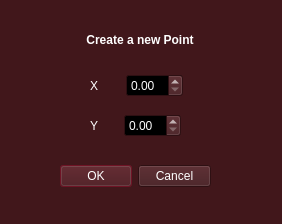
<?xml version="1.0" encoding="UTF-8"?>
<ui version="4.0">
 <class>Dialog</class>
 <widget class="QDialog" name="Dialog">
  <property name="geometry">
   <rect>
    <x>0</x>
    <y>0</y>
    <width>282</width>
    <height>224</height>
   </rect>
  </property>
  <property name="sizePolicy">
   <sizepolicy hsizetype="Fixed" vsizetype="Fixed">
    <horstretch>0</horstretch>
    <verstretch>0</verstretch>
   </sizepolicy>
  </property>
  <property name="minimumSize">
   <size>
    <width>282</width>
    <height>224</height>
   </size>
  </property>
  <property name="maximumSize">
   <size>
    <width>282</width>
    <height>224</height>
   </size>
  </property>
  <property name="palette">
   <palette>
    <active>
     <colorrole role="WindowText">
      <brush brushstyle="SolidPattern">
       <color alpha="255">
        <red>255</red>
        <green>255</green>
        <blue>255</blue>
       </color>
      </brush>
     </colorrole>
     <colorrole role="Button">
      <brush brushstyle="SolidPattern">
       <color alpha="255">
        <red>65</red>
        <green>23</green>
        <blue>27</blue>
       </color>
      </brush>
     </colorrole>
     <colorrole role="Light">
      <brush brushstyle="SolidPattern">
       <color alpha="255">
        <red>98</red>
        <green>34</green>
        <blue>41</blue>
       </color>
      </brush>
     </colorrole>
     <colorrole role="Midlight">
      <brush brushstyle="SolidPattern">
       <color alpha="255">
        <red>81</red>
        <green>28</green>
        <blue>34</blue>
       </color>
      </brush>
     </colorrole>
     <colorrole role="Dark">
      <brush brushstyle="SolidPattern">
       <color alpha="255">
        <red>33</red>
        <green>11</green>
        <blue>14</blue>
       </color>
      </brush>
     </colorrole>
     <colorrole role="Mid">
      <brush brushstyle="SolidPattern">
       <color alpha="255">
        <red>43</red>
        <green>15</green>
        <blue>18</blue>
       </color>
      </brush>
     </colorrole>
     <colorrole role="Text">
      <brush brushstyle="SolidPattern">
       <color alpha="255">
        <red>255</red>
        <green>255</green>
        <blue>255</blue>
       </color>
      </brush>
     </colorrole>
     <colorrole role="BrightText">
      <brush brushstyle="SolidPattern">
       <color alpha="255">
        <red>255</red>
        <green>255</green>
        <blue>255</blue>
       </color>
      </brush>
     </colorrole>
     <colorrole role="ButtonText">
      <brush brushstyle="SolidPattern">
       <color alpha="255">
        <red>255</red>
        <green>255</green>
        <blue>255</blue>
       </color>
      </brush>
     </colorrole>
     <colorrole role="Base">
      <brush brushstyle="SolidPattern">
       <color alpha="255">
        <red>0</red>
        <green>0</green>
        <blue>0</blue>
       </color>
      </brush>
     </colorrole>
     <colorrole role="Window">
      <brush brushstyle="SolidPattern">
       <color alpha="255">
        <red>65</red>
        <green>23</green>
        <blue>27</blue>
       </color>
      </brush>
     </colorrole>
     <colorrole role="Shadow">
      <brush brushstyle="SolidPattern">
       <color alpha="255">
        <red>0</red>
        <green>0</green>
        <blue>0</blue>
       </color>
      </brush>
     </colorrole>
     <colorrole role="Highlight">
      <brush brushstyle="SolidPattern">
       <color alpha="255">
        <red>139</red>
        <green>24</green>
        <blue>46</blue>
       </color>
      </brush>
     </colorrole>
     <colorrole role="Link">
      <brush brushstyle="SolidPattern">
       <color alpha="255">
        <red>255</red>
        <green>75</green>
        <blue>61</blue>
       </color>
      </brush>
     </colorrole>
     <colorrole role="AlternateBase">
      <brush brushstyle="SolidPattern">
       <color alpha="255">
        <red>32</red>
        <green>11</green>
        <blue>13</blue>
       </color>
      </brush>
     </colorrole>
     <colorrole role="ToolTipBase">
      <brush brushstyle="SolidPattern">
       <color alpha="255">
        <red>255</red>
        <green>255</green>
        <blue>220</blue>
       </color>
      </brush>
     </colorrole>
     <colorrole role="ToolTipText">
      <brush brushstyle="SolidPattern">
       <color alpha="255">
        <red>0</red>
        <green>0</green>
        <blue>0</blue>
       </color>
      </brush>
     </colorrole>
     <colorrole role="PlaceholderText">
      <brush brushstyle="SolidPattern">
       <color alpha="127">
        <red>255</red>
        <green>255</green>
        <blue>255</blue>
       </color>
      </brush>
     </colorrole>
     <colorrole role="Accent">
      <brush brushstyle="SolidPattern">
       <color alpha="255">
        <red>0</red>
        <green>0</green>
        <blue>0</blue>
       </color>
      </brush>
     </colorrole>
    </active>
    <inactive>
     <colorrole role="WindowText">
      <brush brushstyle="SolidPattern">
       <color alpha="255">
        <red>255</red>
        <green>255</green>
        <blue>255</blue>
       </color>
      </brush>
     </colorrole>
     <colorrole role="Button">
      <brush brushstyle="SolidPattern">
       <color alpha="255">
        <red>65</red>
        <green>23</green>
        <blue>27</blue>
       </color>
      </brush>
     </colorrole>
     <colorrole role="Light">
      <brush brushstyle="SolidPattern">
       <color alpha="255">
        <red>98</red>
        <green>34</green>
        <blue>41</blue>
       </color>
      </brush>
     </colorrole>
     <colorrole role="Midlight">
      <brush brushstyle="SolidPattern">
       <color alpha="255">
        <red>81</red>
        <green>28</green>
        <blue>34</blue>
       </color>
      </brush>
     </colorrole>
     <colorrole role="Dark">
      <brush brushstyle="SolidPattern">
       <color alpha="255">
        <red>33</red>
        <green>11</green>
        <blue>14</blue>
       </color>
      </brush>
     </colorrole>
     <colorrole role="Mid">
      <brush brushstyle="SolidPattern">
       <color alpha="255">
        <red>43</red>
        <green>15</green>
        <blue>18</blue>
       </color>
      </brush>
     </colorrole>
     <colorrole role="Text">
      <brush brushstyle="SolidPattern">
       <color alpha="255">
        <red>255</red>
        <green>255</green>
        <blue>255</blue>
       </color>
      </brush>
     </colorrole>
     <colorrole role="BrightText">
      <brush brushstyle="SolidPattern">
       <color alpha="255">
        <red>255</red>
        <green>255</green>
        <blue>255</blue>
       </color>
      </brush>
     </colorrole>
     <colorrole role="ButtonText">
      <brush brushstyle="SolidPattern">
       <color alpha="255">
        <red>255</red>
        <green>255</green>
        <blue>255</blue>
       </color>
      </brush>
     </colorrole>
     <colorrole role="Base">
      <brush brushstyle="SolidPattern">
       <color alpha="255">
        <red>0</red>
        <green>0</green>
        <blue>0</blue>
       </color>
      </brush>
     </colorrole>
     <colorrole role="Window">
      <brush brushstyle="SolidPattern">
       <color alpha="255">
        <red>65</red>
        <green>23</green>
        <blue>27</blue>
       </color>
      </brush>
     </colorrole>
     <colorrole role="Shadow">
      <brush brushstyle="SolidPattern">
       <color alpha="255">
        <red>0</red>
        <green>0</green>
        <blue>0</blue>
       </color>
      </brush>
     </colorrole>
     <colorrole role="Highlight">
      <brush brushstyle="SolidPattern">
       <color alpha="255">
        <red>139</red>
        <green>24</green>
        <blue>46</blue>
       </color>
      </brush>
     </colorrole>
     <colorrole role="Link">
      <brush brushstyle="SolidPattern">
       <color alpha="255">
        <red>255</red>
        <green>75</green>
        <blue>61</blue>
       </color>
      </brush>
     </colorrole>
     <colorrole role="AlternateBase">
      <brush brushstyle="SolidPattern">
       <color alpha="255">
        <red>32</red>
        <green>11</green>
        <blue>13</blue>
       </color>
      </brush>
     </colorrole>
     <colorrole role="ToolTipBase">
      <brush brushstyle="SolidPattern">
       <color alpha="255">
        <red>255</red>
        <green>255</green>
        <blue>220</blue>
       </color>
      </brush>
     </colorrole>
     <colorrole role="ToolTipText">
      <brush brushstyle="SolidPattern">
       <color alpha="255">
        <red>0</red>
        <green>0</green>
        <blue>0</blue>
       </color>
      </brush>
     </colorrole>
     <colorrole role="PlaceholderText">
      <brush brushstyle="SolidPattern">
       <color alpha="127">
        <red>255</red>
        <green>255</green>
        <blue>255</blue>
       </color>
      </brush>
     </colorrole>
     <colorrole role="Accent">
      <brush brushstyle="SolidPattern">
       <color alpha="255">
        <red>0</red>
        <green>0</green>
        <blue>0</blue>
       </color>
      </brush>
     </colorrole>
    </inactive>
    <disabled>
     <colorrole role="WindowText">
      <brush brushstyle="SolidPattern">
       <color alpha="255">
        <red>33</red>
        <green>11</green>
        <blue>14</blue>
       </color>
      </brush>
     </colorrole>
     <colorrole role="Button">
      <brush brushstyle="SolidPattern">
       <color alpha="255">
        <red>65</red>
        <green>23</green>
        <blue>27</blue>
       </color>
      </brush>
     </colorrole>
     <colorrole role="Light">
      <brush brushstyle="SolidPattern">
       <color alpha="255">
        <red>98</red>
        <green>34</green>
        <blue>41</blue>
       </color>
      </brush>
     </colorrole>
     <colorrole role="Midlight">
      <brush brushstyle="SolidPattern">
       <color alpha="255">
        <red>81</red>
        <green>28</green>
        <blue>34</blue>
       </color>
      </brush>
     </colorrole>
     <colorrole role="Dark">
      <brush brushstyle="SolidPattern">
       <color alpha="255">
        <red>33</red>
        <green>11</green>
        <blue>14</blue>
       </color>
      </brush>
     </colorrole>
     <colorrole role="Mid">
      <brush brushstyle="SolidPattern">
       <color alpha="255">
        <red>43</red>
        <green>15</green>
        <blue>18</blue>
       </color>
      </brush>
     </colorrole>
     <colorrole role="Text">
      <brush brushstyle="SolidPattern">
       <color alpha="255">
        <red>33</red>
        <green>11</green>
        <blue>14</blue>
       </color>
      </brush>
     </colorrole>
     <colorrole role="BrightText">
      <brush brushstyle="SolidPattern">
       <color alpha="255">
        <red>255</red>
        <green>255</green>
        <blue>255</blue>
       </color>
      </brush>
     </colorrole>
     <colorrole role="ButtonText">
      <brush brushstyle="SolidPattern">
       <color alpha="255">
        <red>33</red>
        <green>11</green>
        <blue>14</blue>
       </color>
      </brush>
     </colorrole>
     <colorrole role="Base">
      <brush brushstyle="SolidPattern">
       <color alpha="255">
        <red>65</red>
        <green>23</green>
        <blue>27</blue>
       </color>
      </brush>
     </colorrole>
     <colorrole role="Window">
      <brush brushstyle="SolidPattern">
       <color alpha="255">
        <red>65</red>
        <green>23</green>
        <blue>27</blue>
       </color>
      </brush>
     </colorrole>
     <colorrole role="Shadow">
      <brush brushstyle="SolidPattern">
       <color alpha="255">
        <red>0</red>
        <green>0</green>
        <blue>0</blue>
       </color>
      </brush>
     </colorrole>
     <colorrole role="Link">
      <brush brushstyle="SolidPattern">
       <color alpha="255">
        <red>255</red>
        <green>75</green>
        <blue>61</blue>
       </color>
      </brush>
     </colorrole>
     <colorrole role="AlternateBase">
      <brush brushstyle="SolidPattern">
       <color alpha="255">
        <red>65</red>
        <green>23</green>
        <blue>27</blue>
       </color>
      </brush>
     </colorrole>
     <colorrole role="ToolTipBase">
      <brush brushstyle="SolidPattern">
       <color alpha="255">
        <red>255</red>
        <green>255</green>
        <blue>220</blue>
       </color>
      </brush>
     </colorrole>
     <colorrole role="ToolTipText">
      <brush brushstyle="SolidPattern">
       <color alpha="255">
        <red>0</red>
        <green>0</green>
        <blue>0</blue>
       </color>
      </brush>
     </colorrole>
     <colorrole role="PlaceholderText">
      <brush brushstyle="SolidPattern">
       <color alpha="127">
        <red>33</red>
        <green>11</green>
        <blue>14</blue>
       </color>
      </brush>
     </colorrole>
     <colorrole role="Accent">
      <brush brushstyle="SolidPattern">
       <color alpha="255">
        <red>46</red>
        <green>16</green>
        <blue>19</blue>
       </color>
      </brush>
     </colorrole>
    </disabled>
   </palette>
  </property>
  <property name="windowTitle">
   <string>New Point</string>
  </property>
  <widget class="QDialogButtonBox" name="buttonBox">
   <property name="geometry">
    <rect>
     <x>60</x>
     <y>160</y>
     <width>151</width>
     <height>32</height>
    </rect>
   </property>
   <property name="sizePolicy">
    <sizepolicy hsizetype="Fixed" vsizetype="Fixed">
     <horstretch>0</horstretch>
     <verstretch>0</verstretch>
    </sizepolicy>
   </property>
   <property name="orientation">
    <enum>Qt::Orientation::Horizontal</enum>
   </property>
   <property name="standardButtons">
    <set>QDialogButtonBox::StandardButton::Cancel|QDialogButtonBox::StandardButton::Ok</set>
   </property>
  </widget>
  <widget class="QLabel" name="title">
   <property name="geometry">
    <rect>
     <x>65</x>
     <y>30</y>
     <width>150</width>
     <height>20</height>
    </rect>
   </property>
   <property name="sizePolicy">
    <sizepolicy hsizetype="Fixed" vsizetype="Fixed">
     <horstretch>0</horstretch>
     <verstretch>0</verstretch>
    </sizepolicy>
   </property>
   <property name="text">
    <string>&lt;html&gt;&lt;head/&gt;&lt;body&gt;&lt;p&gt;&lt;span style=&quot; font-weight:700;&quot;&gt;Create a new Point&lt;/span&gt;&lt;/p&gt;&lt;/body&gt;&lt;/html&gt;</string>
   </property>
   <property name="alignment">
    <set>Qt::AlignmentFlag::AlignCenter</set>
   </property>
  </widget>
  <widget class="QWidget" name="layoutWidget">
   <property name="geometry">
    <rect>
     <x>90</x>
     <y>110</y>
     <width>91</width>
     <height>31</height>
    </rect>
   </property>
   <property name="sizePolicy">
    <sizepolicy hsizetype="Fixed" vsizetype="Fixed">
     <horstretch>0</horstretch>
     <verstretch>0</verstretch>
    </sizepolicy>
   </property>
   <layout class="QHBoxLayout" name="horizontalLayout_3">
    <item>
     <widget class="QLabel" name="yLabel">
      <property name="text">
       <string>Y</string>
      </property>
     </widget>
    </item>
    <item>
     <spacer name="horizontalSpacer_2">
      <property name="orientation">
       <enum>Qt::Orientation::Horizontal</enum>
      </property>
      <property name="sizeHint" stdset="0">
       <size>
        <width>40</width>
        <height>20</height>
       </size>
      </property>
     </spacer>
    </item>
    <item>
     <widget class="QDoubleSpinBox" name="yInput"/>
    </item>
   </layout>
  </widget>
  <widget class="QWidget" name="layoutWidget">
   <property name="geometry">
    <rect>
     <x>90</x>
     <y>70</y>
     <width>93</width>
     <height>31</height>
    </rect>
   </property>
   <property name="sizePolicy">
    <sizepolicy hsizetype="Fixed" vsizetype="Fixed">
     <horstretch>0</horstretch>
     <verstretch>0</verstretch>
    </sizepolicy>
   </property>
   <layout class="QHBoxLayout" name="horizontalLayout">
    <item>
     <widget class="QLabel" name="xLabel">
      <property name="text">
       <string>X</string>
      </property>
     </widget>
    </item>
    <item>
     <spacer name="horizontalSpacer">
      <property name="orientation">
       <enum>Qt::Orientation::Horizontal</enum>
      </property>
      <property name="sizeHint" stdset="0">
       <size>
        <width>40</width>
        <height>20</height>
       </size>
      </property>
     </spacer>
    </item>
    <item>
     <widget class="QDoubleSpinBox" name="xInput"/>
    </item>
   </layout>
  </widget>
 </widget>
 <resources/>
 <connections>
  <connection>
   <sender>buttonBox</sender>
   <signal>accepted()</signal>
   <receiver>Dialog</receiver>
   <slot>accept()</slot>
   <hints>
    <hint type="sourcelabel">
     <x>248</x>
     <y>254</y>
    </hint>
    <hint type="destinationlabel">
     <x>157</x>
     <y>274</y>
    </hint>
   </hints>
  </connection>
  <connection>
   <sender>buttonBox</sender>
   <signal>rejected()</signal>
   <receiver>Dialog</receiver>
   <slot>reject()</slot>
   <hints>
    <hint type="sourcelabel">
     <x>316</x>
     <y>260</y>
    </hint>
    <hint type="destinationlabel">
     <x>286</x>
     <y>274</y>
    </hint>
   </hints>
  </connection>
 </connections>
</ui>
